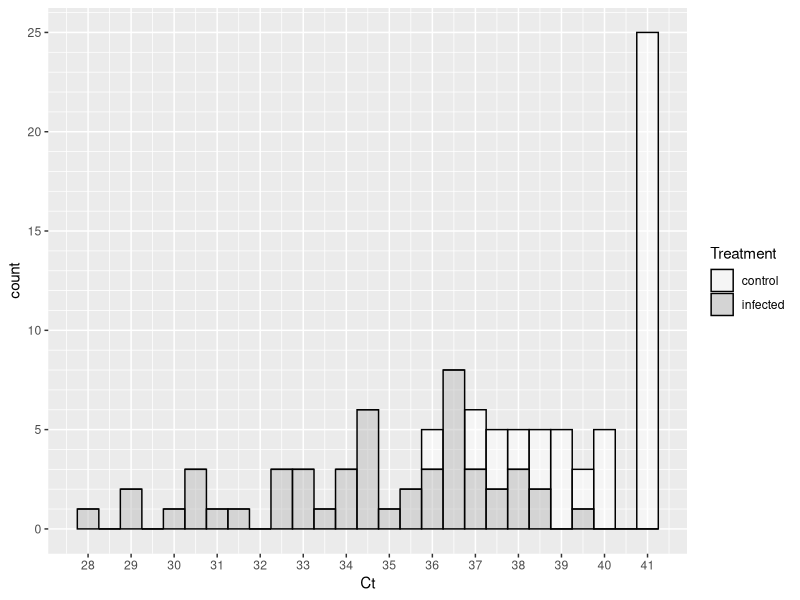
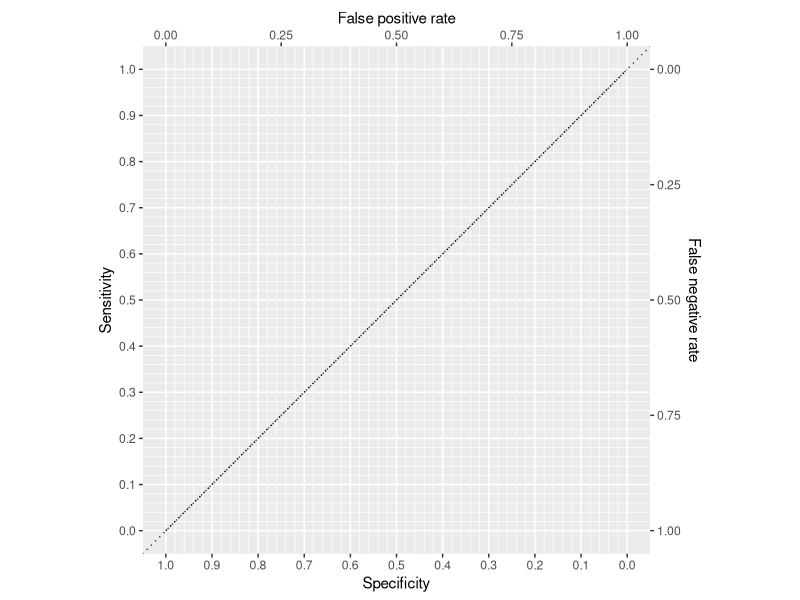
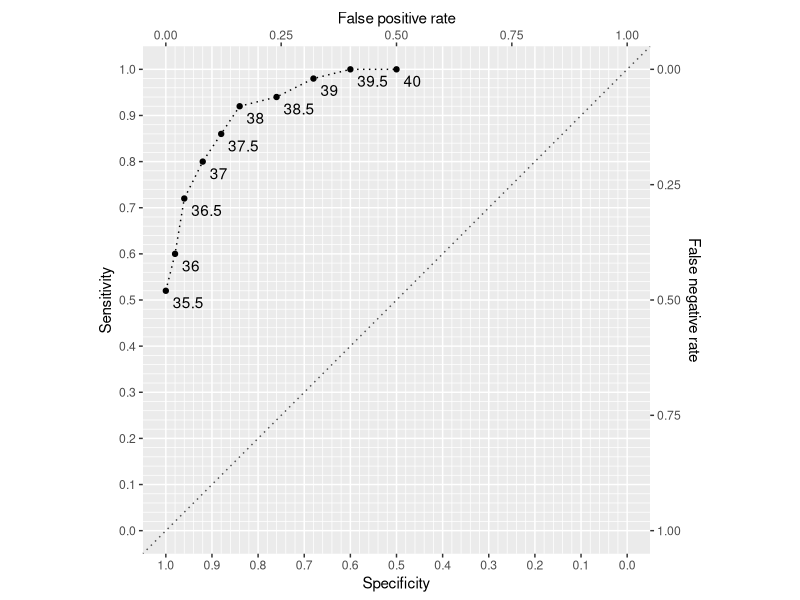

These charts were generated, in order, by the following R code:
## ---- chunk 1
library(tidyverse)
# library(scales) # for prettier axis labels
# library(simecol) # for running model 
# theme_set(theme_minimal())
## ---- chunk 2
#| label: fig-Cts
#| fig-width: 7
#| fig-height: 3
#| fig-column: page-right
#| fig-alt: "A histogram of Ct values"

set.seed(101)
df <- tibble(Treatment = rep(c("infected", "control"), each = 50), 
       Ct = c(rnorm(50, mean = 35, sd = 3), rnorm(50, mean = 40, sd = 2.25))
) %>% 
  mutate(Ct = ifelse(Ct > 40, 41, Ct))


ggplot(df, aes(Ct, fill = Treatment)) + 
  geom_histogram(position = "stack", #center = 0.5,
                 binwidth = 1/2, 
                 alpha = 1/2, color = "black") + 
  scale_fill_manual(values = c("white", "gray")) +
  scale_x_continuous(breaks = 25:41) + 
  scale_y_continuous(minor_breaks = 0:50) 
## ---- chunk 3
# create table with Ct values along rows and numbers in columns
CTs = ( 80:(2*round(10*min(df$Ct[df$Treatment=="control"]))/10-1) )/2
TP <- FP <- TN <- FN <- Sensitivity <- Specificity <- numeric(length(CTs))
df2 <- tibble(Ct = CTs, TP, FP, TN, FN, Sensitivity, Specificity)
## ---- chunk 4
# fill in actual values
for(i in 1: length(CTs)){
  TP[i] <- sum(df$Ct[df$Treatment=="infected"] <= CTs[i])
  FP[i] <- sum(df$Ct[df$Treatment=="control"] <= CTs[i])
  TN[i] <- sum(df$Ct[df$Treatment=="control"] > CTs[i])
  FN[i] <- sum(df$Ct[df$Treatment=="infected"] > CTs[i])
}
df2 <- tibble(Ct = CTs, TP, FP, TN, FN) %>% 
  mutate(Sensitivity = TP/(TP + FN),
         Specificity = TN/(TN + FP))
## ---- chunk 5
#| label: fig-ROC
#| fig-width: 7.5
#| fig-height: 7.5
#| fig-column: page-right
#| fig-alt: "An ROC graph with false positive rate on the x-axis and sensitivity on the y-axis"
#| 
dfr <- tibble(Threshold = seq(0,100, length.out = 11),
             Specificity = (0:10)/10,#pnorm(q=Threshold, mean=30, sd=10, lower.tail=T),
             Sensitivity = (10:0)/10#pnorm(q=Threshold, mean=60, sd=10, lower.tail = F)) 
)

ggplot(dfr, aes(Specificity, Sensitivity)) + 
  geom_line(linetype = 3) + 
  scale_x_reverse("Specificity",
                  breaks = 0:10/10,
                  minor_breaks = 0:50/50,
                  sec.axis = sec_axis(~ 1- ., name="False positive rate")) + 
  scale_y_continuous("Sensitivity",
                     breaks = 0:10/10,
                     minor_breaks = 0:50/50,
                     sec.axis = sec_axis(~ 1- ., name="False negative rate")) +
  geom_abline(slope=1, intercept=1, linetype=3, color="gray30") +
  coord_equal()
## ---- chunk 6
#| include: false
ggplot(df2, aes(Specificity, Sensitivity)) + 
  geom_line(linetype = 3) + 
  geom_point() + 
  geom_text(aes(label = Ct), hjust = 0, nudge_x = 0.015, nudge_y = -0.025) + 
  scale_x_reverse("Specificity",
                  breaks = 0:10/10,
                  minor_breaks = 0:50/50,
                  sec.axis = sec_axis(~ 1- ., name="False positive rate")) + 
  scale_y_continuous("Sensitivity",
                     breaks = 0:10/10,
                     minor_breaks = 0:50/50,
                     sec.axis = sec_axis(~ 1- ., name="False negative rate")) +
  geom_abline(slope=1, intercept=1, linetype=3, color="gray30") +
  coord_equal(ylim = c(0,1), xlim=c(1,0))
